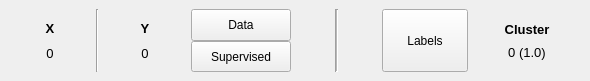
<?xml version="1.0" encoding="UTF-8"?>
<ui version="4.0">
 <class>DatapointView</class>
 <widget class="QWidget" name="DatapointView">
  <property name="geometry">
   <rect>
    <x>0</x>
    <y>0</y>
    <width>590</width>
    <height>81</height>
   </rect>
  </property>
  <property name="sizePolicy">
   <sizepolicy hsizetype="Preferred" vsizetype="Fixed">
    <horstretch>0</horstretch>
    <verstretch>0</verstretch>
   </sizepolicy>
  </property>
  <property name="windowTitle">
   <string>Form</string>
  </property>
  <property name="autoFillBackground">
   <bool>true</bool>
  </property>
  <property name="styleSheet">
   <string notr="true"/>
  </property>
  <layout class="QHBoxLayout" name="horizontalLayout">
   <property name="spacing">
    <number>0</number>
   </property>
   <property name="leftMargin">
    <number>0</number>
   </property>
   <property name="topMargin">
    <number>0</number>
   </property>
   <property name="rightMargin">
    <number>0</number>
   </property>
   <property name="bottomMargin">
    <number>0</number>
   </property>
   <item>
    <widget class="QWidget" name="Container" native="true">
     <property name="autoFillBackground">
      <bool>true</bool>
     </property>
     <property name="styleSheet">
      <string notr="true"/>
     </property>
     <layout class="QHBoxLayout" name="horizontalLayout_2">
      <property name="spacing">
       <number>3</number>
      </property>
      <property name="leftMargin">
       <number>7</number>
      </property>
      <property name="topMargin">
       <number>9</number>
      </property>
      <property name="rightMargin">
       <number>7</number>
      </property>
      <property name="bottomMargin">
       <number>9</number>
      </property>
      <item>
       <layout class="QVBoxLayout" name="xbox_4" stretch="0,0">
        <property name="spacing">
         <number>0</number>
        </property>
        <property name="sizeConstraint">
         <enum>QLayout::SizeConstraint::SetMinimumSize</enum>
        </property>
        <property name="leftMargin">
         <number>10</number>
        </property>
        <property name="topMargin">
         <number>6</number>
        </property>
        <property name="rightMargin">
         <number>10</number>
        </property>
        <property name="bottomMargin">
         <number>6</number>
        </property>
        <item>
         <widget class="QLabel" name="xLab">
          <property name="sizePolicy">
           <sizepolicy hsizetype="Minimum" vsizetype="Minimum">
            <horstretch>0</horstretch>
            <verstretch>0</verstretch>
           </sizepolicy>
          </property>
          <property name="minimumSize">
           <size>
            <width>40</width>
            <height>0</height>
           </size>
          </property>
          <property name="font">
           <font>
            <pointsize>10</pointsize>
            <bold>true</bold>
           </font>
          </property>
          <property name="text">
           <string>X</string>
          </property>
          <property name="alignment">
           <set>Qt::AlignmentFlag::AlignCenter</set>
          </property>
         </widget>
        </item>
        <item>
         <widget class="QLabel" name="xVal">
          <property name="sizePolicy">
           <sizepolicy hsizetype="Minimum" vsizetype="Minimum">
            <horstretch>0</horstretch>
            <verstretch>0</verstretch>
           </sizepolicy>
          </property>
          <property name="minimumSize">
           <size>
            <width>40</width>
            <height>0</height>
           </size>
          </property>
          <property name="font">
           <font>
            <pointsize>10</pointsize>
           </font>
          </property>
          <property name="text">
           <string>0</string>
          </property>
          <property name="alignment">
           <set>Qt::AlignmentFlag::AlignCenter</set>
          </property>
         </widget>
        </item>
       </layout>
      </item>
      <item>
       <widget class="Line" name="line_2">
        <property name="frameShadow">
         <enum>QFrame::Shadow::Sunken</enum>
        </property>
        <property name="midLineWidth">
         <number>0</number>
        </property>
        <property name="orientation">
         <enum>Qt::Orientation::Vertical</enum>
        </property>
       </widget>
      </item>
      <item>
       <layout class="QVBoxLayout" name="ybox_4" stretch="0,0">
        <property name="spacing">
         <number>0</number>
        </property>
        <property name="sizeConstraint">
         <enum>QLayout::SizeConstraint::SetMinimumSize</enum>
        </property>
        <property name="leftMargin">
         <number>10</number>
        </property>
        <property name="topMargin">
         <number>6</number>
        </property>
        <property name="rightMargin">
         <number>10</number>
        </property>
        <property name="bottomMargin">
         <number>6</number>
        </property>
        <item>
         <widget class="QLabel" name="yLab">
          <property name="minimumSize">
           <size>
            <width>40</width>
            <height>0</height>
           </size>
          </property>
          <property name="font">
           <font>
            <pointsize>10</pointsize>
            <bold>true</bold>
           </font>
          </property>
          <property name="text">
           <string>Y</string>
          </property>
          <property name="alignment">
           <set>Qt::AlignmentFlag::AlignCenter</set>
          </property>
         </widget>
        </item>
        <item>
         <widget class="QLabel" name="yVal">
          <property name="sizePolicy">
           <sizepolicy hsizetype="Minimum" vsizetype="Preferred">
            <horstretch>0</horstretch>
            <verstretch>0</verstretch>
           </sizepolicy>
          </property>
          <property name="minimumSize">
           <size>
            <width>40</width>
            <height>0</height>
           </size>
          </property>
          <property name="font">
           <font>
            <pointsize>10</pointsize>
           </font>
          </property>
          <property name="text">
           <string>0</string>
          </property>
          <property name="alignment">
           <set>Qt::AlignmentFlag::AlignCenter</set>
          </property>
         </widget>
        </item>
       </layout>
      </item>
      <item>
       <layout class="QVBoxLayout" name="verticalLayout">
        <property name="spacing">
         <number>0</number>
        </property>
        <item>
         <widget class="QPushButton" name="databtn">
          <property name="sizePolicy">
           <sizepolicy hsizetype="Fixed" vsizetype="Preferred">
            <horstretch>0</horstretch>
            <verstretch>0</verstretch>
           </sizepolicy>
          </property>
          <property name="minimumSize">
           <size>
            <width>100</width>
            <height>0</height>
           </size>
          </property>
          <property name="text">
           <string>Data</string>
          </property>
         </widget>
        </item>
        <item>
         <widget class="QPushButton" name="supervisedbtn">
          <property name="sizePolicy">
           <sizepolicy hsizetype="Fixed" vsizetype="Preferred">
            <horstretch>0</horstretch>
            <verstretch>0</verstretch>
           </sizepolicy>
          </property>
          <property name="minimumSize">
           <size>
            <width>100</width>
            <height>0</height>
           </size>
          </property>
          <property name="text">
           <string>Supervised</string>
          </property>
         </widget>
        </item>
       </layout>
      </item>
      <item>
       <widget class="Line" name="line">
        <property name="sizePolicy">
         <sizepolicy hsizetype="Preferred" vsizetype="Preferred">
          <horstretch>0</horstretch>
          <verstretch>0</verstretch>
         </sizepolicy>
        </property>
        <property name="frameShadow">
         <enum>QFrame::Shadow::Sunken</enum>
        </property>
        <property name="lineWidth">
         <number>1</number>
        </property>
        <property name="midLineWidth">
         <number>1</number>
        </property>
        <property name="orientation">
         <enum>Qt::Orientation::Vertical</enum>
        </property>
       </widget>
      </item>
      <item>
       <widget class="QPushButton" name="labelBtn">
        <property name="sizePolicy">
         <sizepolicy hsizetype="Minimum" vsizetype="Preferred">
          <horstretch>0</horstretch>
          <verstretch>0</verstretch>
         </sizepolicy>
        </property>
        <property name="minimumSize">
         <size>
          <width>0</width>
          <height>0</height>
         </size>
        </property>
        <property name="text">
         <string>Labels</string>
        </property>
       </widget>
      </item>
      <item>
       <layout class="QVBoxLayout" name="zbox_5" stretch="0,0">
        <property name="leftMargin">
         <number>6</number>
        </property>
        <property name="topMargin">
         <number>10</number>
        </property>
        <property name="rightMargin">
         <number>6</number>
        </property>
        <property name="bottomMargin">
         <number>10</number>
        </property>
        <item>
         <widget class="QLabel" name="clusterLab">
          <property name="minimumSize">
           <size>
            <width>100</width>
            <height>0</height>
           </size>
          </property>
          <property name="font">
           <font>
            <pointsize>10</pointsize>
            <bold>true</bold>
           </font>
          </property>
          <property name="frameShape">
           <enum>QFrame::Shape::NoFrame</enum>
          </property>
          <property name="text">
           <string>Cluster</string>
          </property>
          <property name="alignment">
           <set>Qt::AlignmentFlag::AlignCenter</set>
          </property>
         </widget>
        </item>
        <item>
         <widget class="QLabel" name="clusterVal">
          <property name="minimumSize">
           <size>
            <width>100</width>
            <height>0</height>
           </size>
          </property>
          <property name="font">
           <font>
            <pointsize>10</pointsize>
           </font>
          </property>
          <property name="text">
           <string>0 (1.0)</string>
          </property>
          <property name="alignment">
           <set>Qt::AlignmentFlag::AlignCenter</set>
          </property>
         </widget>
        </item>
       </layout>
      </item>
     </layout>
    </widget>
   </item>
  </layout>
 </widget>
 <resources/>
 <connections/>
</ui>
